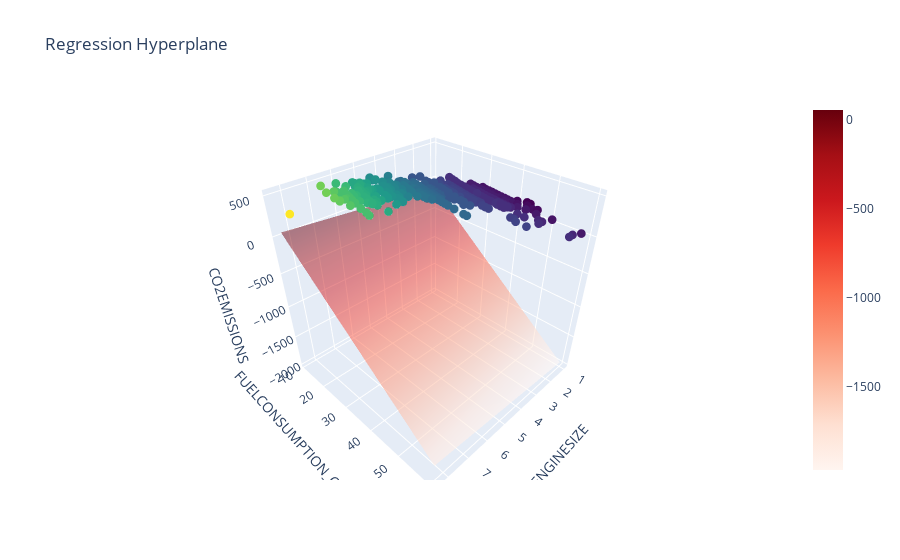

This figure's notebook cell:
### Code cell
tryparam(w1,w2,intercept)

### Figure 1 — Plotly figure (JSON) as saved in the notebook; plotly's stock layout.template omitted (floating-point values rounded to 4 significant figures; data arrays with more than 128 entries replaced by an {"elided": "..."} marker saying what was removed)
{"data": [{"marker": {"color": {"elided": "1067 float values"}, "colorscale": [[0, "#440154"], [0.1111, "#482878"], [0.2222, "#3e4989"], [0.3333, "#31688e"], [0.4444, "#26828e"], [0.5556, "#1f9e89"], [0.6667, "#35b779"], [0.7778, "#6ece58"], [0.8889, "#b5de2b"], [1, "#fde725"]], "size": 3}, "mode": "markers", "name": "Actual Data", "type": "scatter3d", "x": {"elided": "1067 float values"}, "y": {"elided": "1067 int values"}, "z": {"elided": "1067 int values"}}, {"colorscale": [[0, "rgb(255,245,240)"], [0.125, "rgb(254,224,210)"], [0.25, "rgb(252,187,161)"], [0.375, "rgb(252,146,114)"], [0.5, "rgb(251,106,74)"], [0.625, "rgb(239,59,44)"], [0.75, "rgb(203,24,29)"], [0.875, "rgb(165,15,21)"], [1, "rgb(103,0,13)"]], "name": "Regression Plane", "opacity": 0.5, "type": "surface", "x": {"elided": "30x30 float values"}, "y": {"elided": "30x30 float values"}, "z": {"elided": "30x30 float values"}}], "layout": {"scene": {"xaxis": {"title": {"text": "ENGINESIZE"}}, "yaxis": {"title": {"text": "FUELCONSUMPTION_COMB_MPG"}}, "zaxis": {"title": {"text": "CO2EMISSIONS"}}}, "title": {"text": "Regression Hyperplane"}}}
